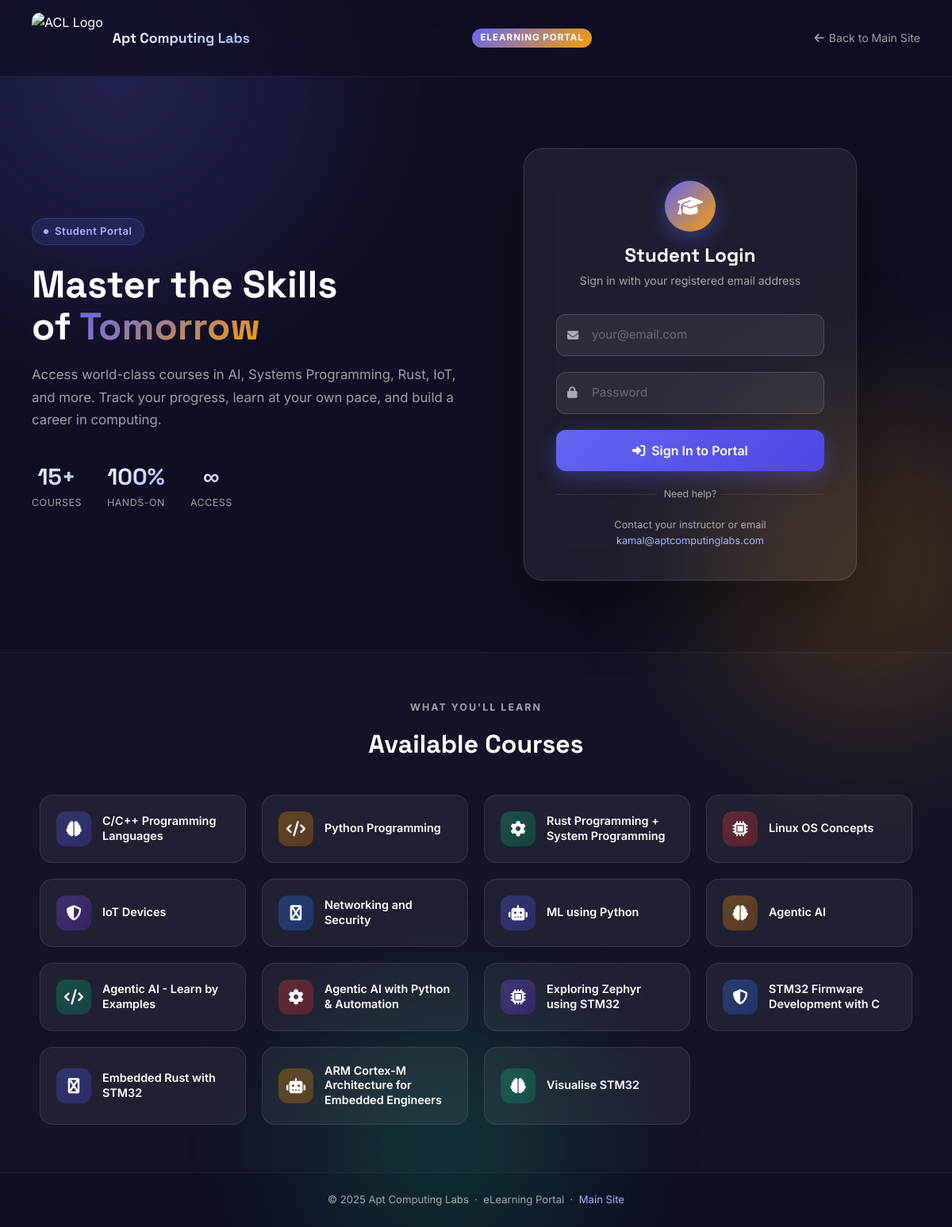
The page /elearning/ on the database as committed earlier.
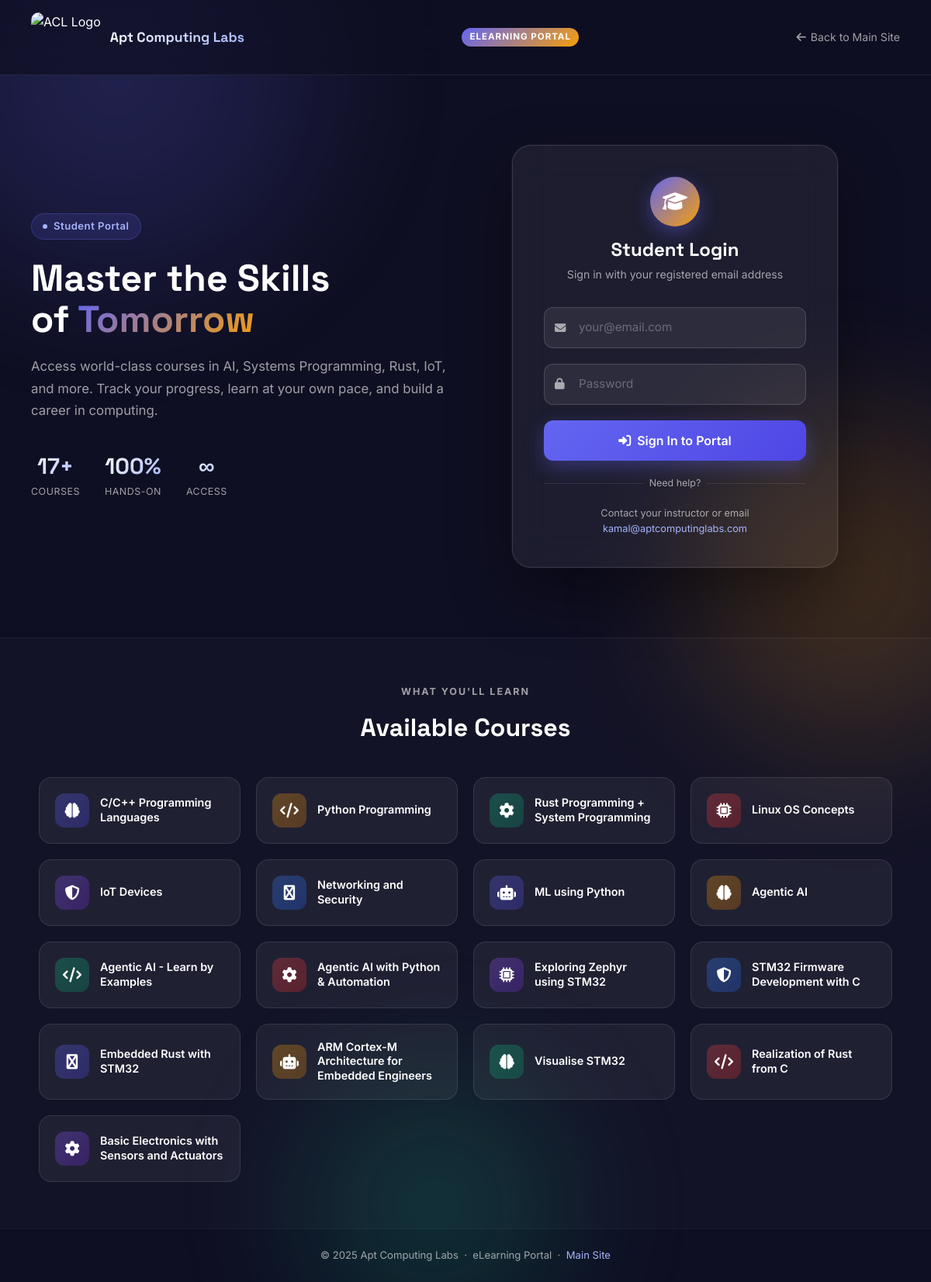
The same page on the database as committed later.
### courses/models.py (models this page shows, shortened)
class Course(models.Model):
    title = models.CharField(max_length=200)
    slug = models.SlugField(max_length=200, unique=True)
    short_description = models.CharField(max_length=500, blank=True)
    description = models.TextField(blank=True)
    duration_weeks = models.PositiveIntegerField(default=0)
    duration_hours = models.PositiveIntegerField(default=0)
    skill_level = models.CharField(max_length=50, blank=True)
    technologies = models.CharField(max_length=200, blank=True, help_text="Comma separated list, e.g., 'Rust, Linux'")
    image = models.URLField(blank=True, null=True)
    fee = models.CharField(max_length=100, blank=True, help_text="e.g., '7000/- + GST'")
    timing = models.CharField(max_length=200, blank=True, help_text="e.g., 'Weekend course, 4:00pm to 5:00pm'")
    start_date = models.CharField(max_length=100, blank=True, help_text="e.g., '12th Sep 2026'")
    trainers = models.CharField(max_length=200, blank=True, help_text="e.g., 'Kamal Kumar Mukiri'")
    recordings_info = models.CharField(max_length=300, blank=True)
    materials_info = models.CharField(max_length=300, blank=True)
    prerequisites = models.CharField(max_length=300, blank=True)
    training_mode = models.CharField(max_length=100, blank=True, help_text="e.g., 'Online'")

### elearning/views.py (the view)
# urls.py: path('', views.landing, name='landing'),
def landing(request):
    if request.user.is_authenticated and hasattr(request.user, 'student_profile'):
        return redirect('elearning:dashboard')
    courses = Course.objects.all()
    return render(request, 'elearning/landing.html', {'courses': courses})

### templates/elearning/landing.html (shortened to what the changed rows need)
<!DOCTYPE html>
<html lang="en">
<head>
    <link href="https://cdn.jsdelivr.net/npm/bootstrap@5.1.3/dist/css/bootstrap.min.css" rel="stylesheet">
    <link rel="stylesheet" href="https://cdnjs.cloudflare.com/ajax/libs/font-awesome/6.4.0/css/all.min.css">
    {% load static %}
</head>
<body>
<section class="hero">
    <div class="hero-left">
        <h1 class="hero-title">
            Master the Skills<br>
            of <span class="highlight">Tomorrow</span>
        </h1>
        <div class="stats-row">
            <div class="stat-item">
                <div class="val">{{ courses|length }}+</div>
                <div class="lbl">Courses</div>
            </div>
        </div>
    </div>
    <div class="hero-right">
        <div class="login-card">
            <div class="login-card-header">
                <h2>Student Login</h2>
            </div>
        </div>
    </div>
</section>
{% if courses %}
<section class="courses-strip">
    <div class="courses-grid">
        {% for course in courses %}
        <div class="course-pill">
            <div class="course-pill-icon" style="background: linear-gradient(135deg,
                {% cycle 'rgba(99,102,241,0.3), rgba(79,70,229,0.3)' 'rgba(245,158,11,0.3), rgba(217,119,6,0.3)' 'rgba(16,185,129,0.3), rgba(5,150,105,0.3)' 'rgba(239,68,68,0.3), rgba(220,38,38,0.3)' 'rgba(139,92,246,0.3), rgba(109,40,217,0.3)' 'rgba(59,130,246,0.3), rgba(37,99,235,0.3)' %}
            );">
                <i class="fas {% cycle 'fa-brain' 'fa-code' 'fa-cog' 'fa-microchip' 'fa-shield-alt' 'fa-python' 'fa-robot' %}"></i>
            </div>
            <div class="course-pill-name">{{ course.title }}</div>
        </div>
        {% endfor %}
    </div>
</section>
{% endif %}
</body>
</html>

Rows that differ between the two databases and show on the page:
added Course: title "Realization of Rust from C"
added Course: title "Basic Electronics with Sensors and Actuators"
Other text that changed with them:
{{ courses|length }}: "15" → "17"
